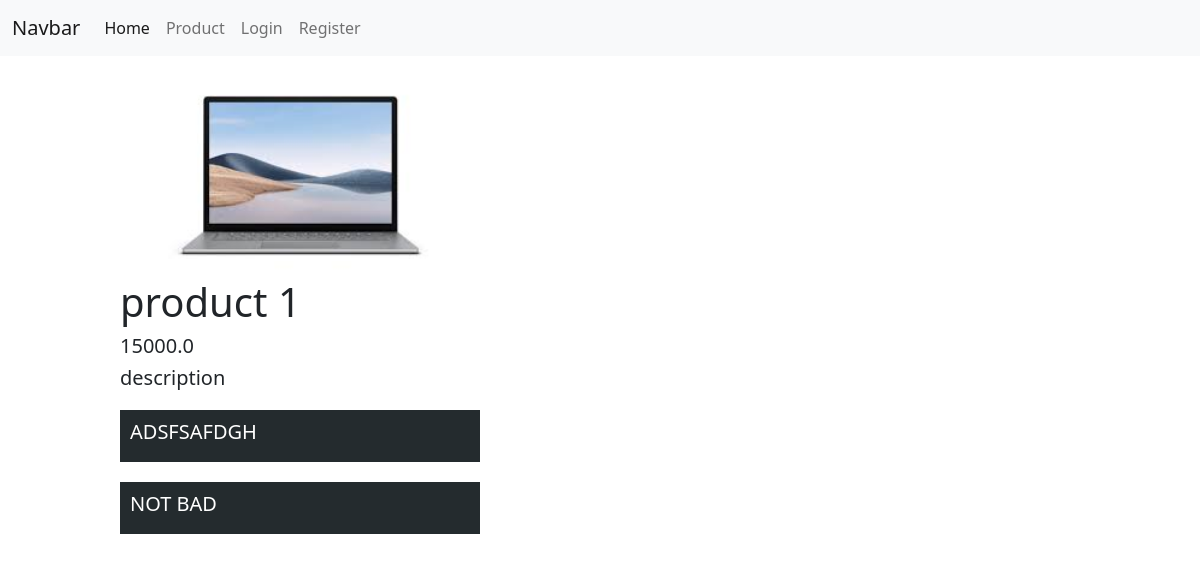
Page /products/1/ on the earlier database version.
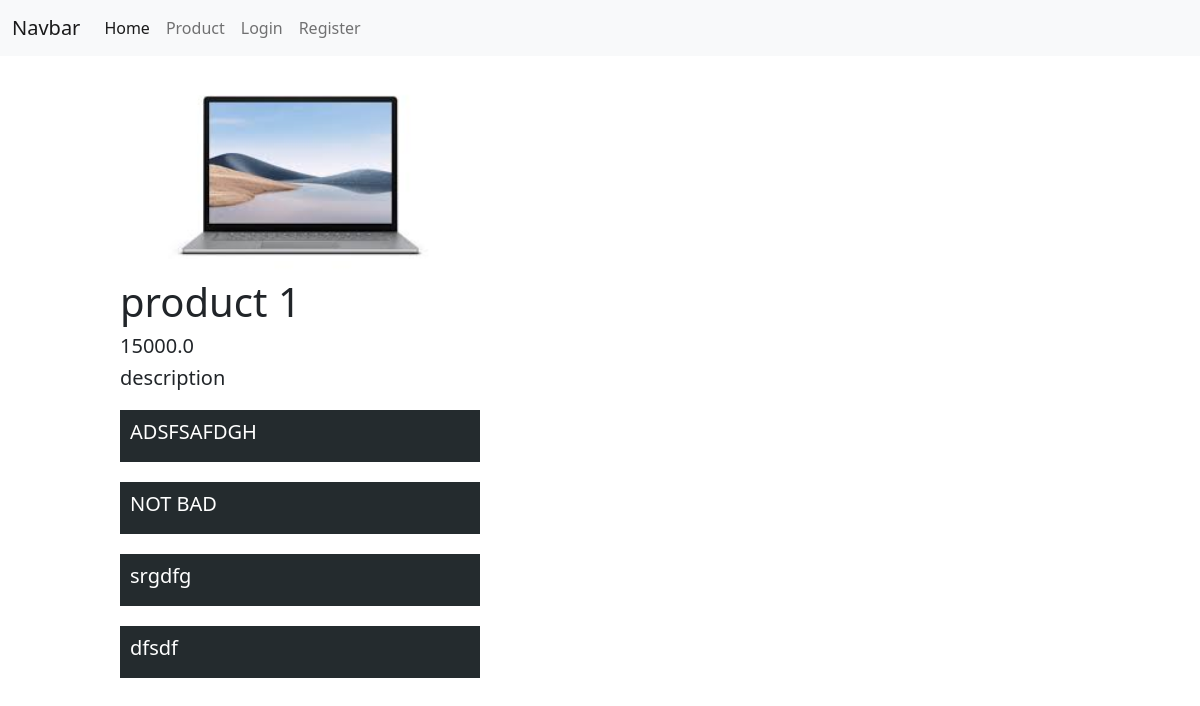
Same page on the later database version.
### products/models.py (models this page shows, shortened)
class Review(models.Model):
    text = models.CharField(max_length=256)
    product = models.ForeignKey(Product, on_delete=models.CASCADE)

### products/views.py (the view, shortened to what this page needs)
# urls.py: path('products/<int:id>/', product_detail_view),
def product_detail_view(request, id):
    if request.method == 'GET':
        product = Product.objects.get(id=id)
        context = {
            'product': product,
            'reviews': product.review_set.all(),
            'form': ReviewCreateForm,
        }
        return render(request, 'products/detail.html', context=context)

### templates/products/detail.html (shortened to what this page needs)
{% extends 'layouts/index.html' %}
{% load static %}
{% block content %}
    <div class="product_block">
        {% if product.image %}
            <img src="/media/{{ product.image }}" alt="">
        {% else %}
            <img src="{% static 'not_found.jpg' %}" alt="/">
        {% endif %}
        <h1>{{ product.title }}</h1>
        {% if product.price < 10000 %}
            <h5 class="card-price" style="color: #fa4040">{{ product.price }}</h5>
        {% else %}
            <h5 class="card-price">{{ product.price }}</h5>
        {% endif %}
        <h5>{{ product.description }}</h5>
        <div class="reviews">
            {% for review in reviews %}
                <div class="review_block">
                    <h5>{{ review.text }}</h5>
                </div>
            {% endfor %}
        </div>
    </div>
{% endblock %}

Differences in the rows shown:
added Review: text "srgdfg"
added Review: text "dfsdf"
